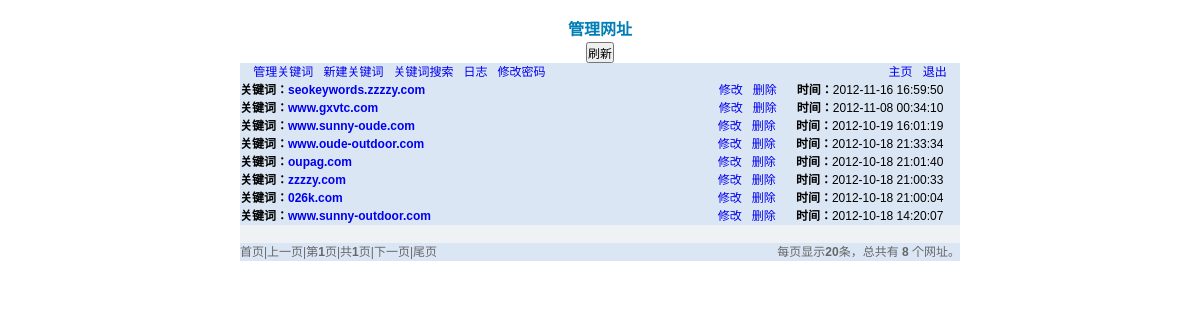
/admin/sites.php (signed in), run on the app's committed database.
### tables this page shows
CREATE TABLE IF NOT EXISTS `websites` (
  `id` int(10) NOT NULL AUTO_INCREMENT,
  `website` varchar(50) NOT NULL,
  `time` datetime NOT NULL,
  PRIMARY KEY (`id`)
);

### admin/sitesql.php (called while the page is built, shortened)
<?php
     $sql="select * from websites";
     $result=mysql_query($sql);
	 $amount  = mysql_num_rows($result);
	if( isset($_GET['page']) ){
	   $page = intval( $_GET['page'] );
	}
	else{
	   $page = 1;
	}
	$page_size = 20;
     $sql="select * from websites ORDER BY id desc limit ". ($page-1)*$page_size .", $page_size";
     $result=mysql_query($sql);
	 ?>

### admin/sites.php (the view, shortened to what this page needs)
<?
if($_SESSION['admin']=="OK")
 {
?>
<!DOCTYPE html PUBLIC "-//W3C//DTD XHTML 1.0 Transitional//EN" "http://www.w3.org/TR/xhtml1/DTD/xhtml1-transitional.dtd">
<html xmlns="http://www.w3.org/1999/xhtml">
<head>
<link href="../sou.css" rel="stylesheet" type="text/css" />
</head>
<body>
<div align="center">
<p class="title" id="title">管理网址</p>
    <?php
     include('header.php');
	 include('sitesql.php');
	 include('../page.php');
	 while($rs=mysql_fetch_object($result))
    {
	  echo "
    <table width='60%' cellspacing='1' cellpadding='1'>
    <tr bgcolor='#DBE6F5'>
      <td><span style='float:left; text-align:left' title='".$rs->website."'><b>关键词：<font color=blue><a href='../websites.php?id=".$rs->id."' target='_blank' title='$rs->website'>$rs->website</a></font></b></span><span style='float: right; text-align:right'><a href=sitemodify.php?id=".$rs->id." title='修改 ".$rs->website."'>修改</a>&nbsp;&nbsp;&nbsp;<a href='sitedelete.php?id=$rs->id' title='删除 ".$rs->website."'>删除</a>&nbsp;&nbsp;&nbsp;&nbsp;&nbsp;&nbsp;<b>时间：</b>$rs->time&nbsp;&nbsp;&nbsp;&nbsp;&nbsp;</span></td>
   </tr>
   </table>
";
    }
	echo "
	<table width='60%' cellspacing='1' cellpadding='1'>
    <tr bgcolor='#EEF2F4'>
      <td>&nbsp;</td>
   </tr>
   </table>
	<table width='60%' cellspacing='1' cellpadding='1'>
    <tr bgcolor='#DBE6F5'>
      <td><span style='float:left; text-align:left'><font color=#666666>$page_string</font></span><span style='float:right; text-align:left'><font color=#666666>每页显示<b>$page_size</b>条，总共有&nbsp;<b>$amount</b>&nbsp;个网址。<font></span></td>
   </tr>
   </table>
   <div id='footer'>
   ";
 } else {
		echo"<script language='javaScript'>window.location.href='login.php';</script>";
mysql_close();
 }
?>
</div>
</body>
</html>

### sou.css (style rules this page uses)
body,h1,h2,h3,h4,p,dl,dt,dd,ul,li,form,th,td,table,label,a { margin:0;padding:0;border:0;outline:0;font-size:100%;vertical-align:baseline;background:transparent }
body,button,input,select,textarea { font:12px/1.5 arial,simsun }
a { text-decoration:none;cursor:pointer }
table { border-collapse:collapse;border-spacing:0 }
html,body { height:100% }
body { min-height:600px;background:#fff }
#title { font-size: 16px;font-weight:bold;text-decoration:none;color:#007eb5; }

### data on the page
websites: website "seokeywords.zzzzy.com", time "2012-11-16 16:59:50"
websites: website "www.gxvtc.com", time "2012-11-08 00:34:10"
websites: website "www.sunny-oude.com", time "2012-10-19 16:01:19"
websites: website "www.oude-outdoor.com", time "2012-10-18 21:33:34"
websites: website "oupag.com", time "2012-10-18 21:01:40"
websites: website "zzzzy.com", time "2012-10-18 21:00:33"
websites: website "026k.com", time "2012-10-18 21:00:04"
websites: website "www.sunny-outdoor.com", time "2012-10-18 14:20:07"

### other printed values
$page "1"
$page_count "1"
$page_size "20"
$amount "8"
